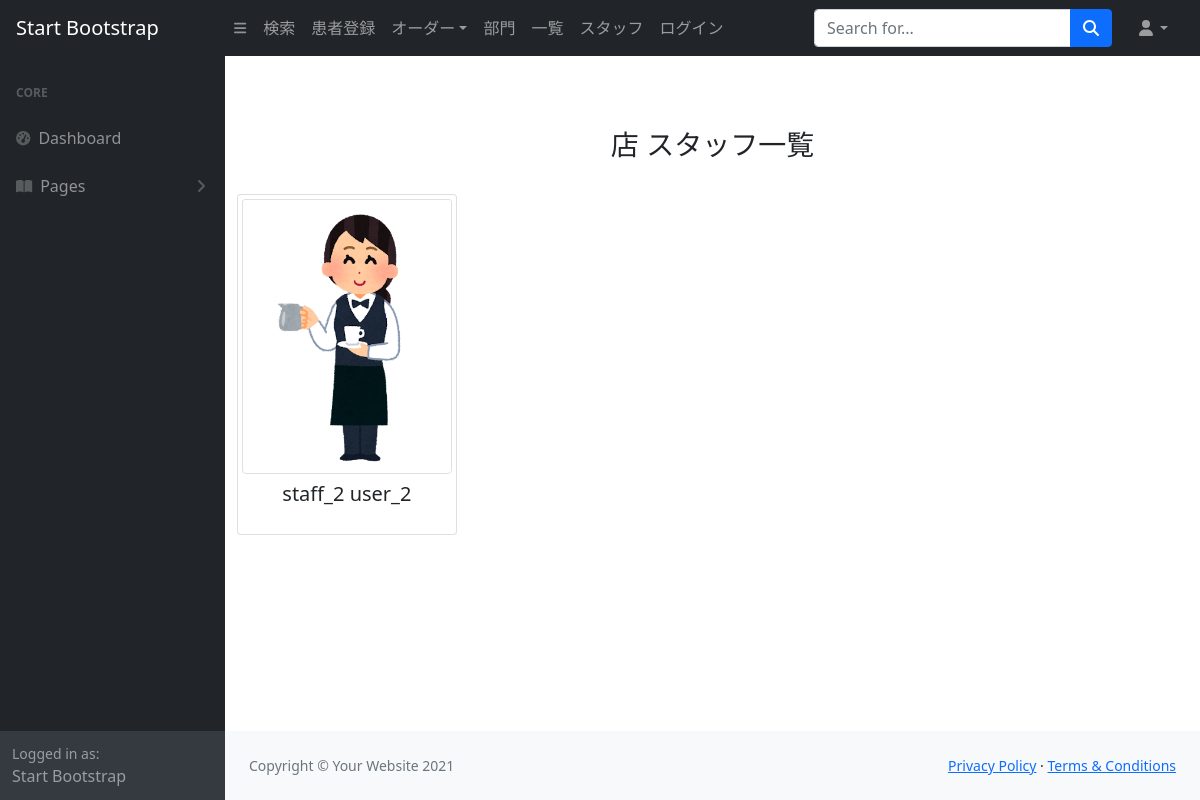
Page /store/staff/2/?pt_id=None&pt_name=None on the earlier database version.
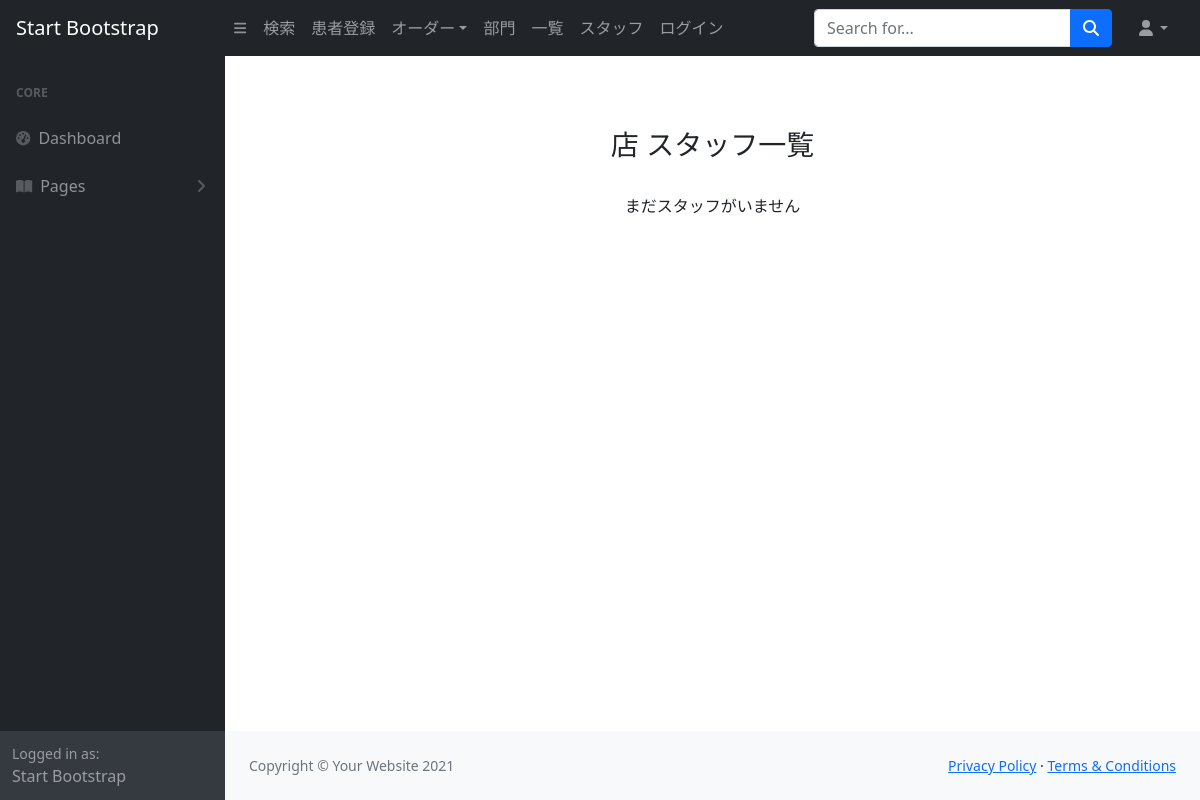
Same page on the later database version.
### app/models.py (models this page shows, shortened)
class Staff(models.Model):
    user = models.OneToOneField(CustomUser, verbose_name='スタッフ', on_delete=models.CASCADE)
    store = models.ForeignKey(Store, verbose_name='部門', on_delete=models.CASCADE)

### accounts/models.py (models this page shows, shortened)
class CustomUser(AbstractBaseUser, PermissionsMixin):
    email = models.EmailField('メールアドレス', unique=True)
    first_name = models.CharField(('姓'), max_length=30)
    last_name = models.CharField(('名'), max_length=30)
    description = models.TextField('自己紹介', default="", blank=True)
    department = models.CharField(('所属'), max_length=30, blank=True)
    image = models.ImageField(upload_to='images', verbose_name='プロフィール画像', null=True, blank=True)
    is_staff = models.BooleanField(
        ('staff status'),
        default=False,
        help_text=('Designates whether the user can log into this admin site.'),
    )
    is_active = models.BooleanField(
        ('active'),
        default=True,
        help_text=(
            'Designates whether this user should be treated as active. '
            'Unselect this instead of deleting accounts.'
        ),
    )
    objects = UserManager()
    USERNAME_FIELD = 'email'
    EMAIL_FIELD = 'email'
    REQUIRED_FIELDS = []
    class Meta:
        verbose_name = ('user')
        verbose_name_plural = ('users')

### app/views.py (the view)
# urls.py: path('store/staff/<int:pk>/', views.StaffView.as_view(), name='staff'),
class StaffView(ListView):
    template_name = 'app/staff.html'
    model = Staff
    def get_context_data(self, **kwargs):
        context = super().get_context_data(**kwargs)
        store_data = get_object_or_404(Store, id=self.kwargs['pk'])
        staff_data = Staff.objects.filter(store=store_data).select_related('user')
        context.update({
            'staff_data': staff_data,
        })
        pt_id = self.request.GET.get('pt_id')
        pt_name = self.request.GET.get('pt_name')
        context['pt_id'] = pt_id
        context['pt_name'] = pt_name
        return context
    def get_queryset(self):
        return Store.objects.all()

### app/templates/app/staff.html (shortened to what this page needs)
{% extends "app/base.html" %}
{% block content %}
<div class="text-center my-5">
    <div class="row">
        <div class="p-4 text-left">
            <h3>{{ store_data.name }}店&nbspスタッフ一覧</h3>
        </div>
    </div>
    <div class="row">
        {% for staff in staff_data %}
            <div class="col-lg-3 col-md-3 col-sm-3">
                <div class="card img-thumbnail mb-3">
                    <img class="card-img-top img-thumbnail" src="{{ staff.user.image.url }}" alt="">
                    <div class="card-body text-center px-2 pt-2">
                        <h5 class="font-weight-bold">{{ staff.user.first_name }} {{ staff.user.last_name }}</h5>
                    </div>
                </div>
            </div>
        {% empty %}
            <p>まだスタッフがいません</p>
        {% endfor %}
    </div>
</div>
{% endblock %}

### app/templates/app/base.html (shortened to what this page needs)
{% load static %}
{% load in_group %}
{% load booking %}
<!DOCTYPE html>
<html lang="ja">
    <head>
        <link href="https://cdn.jsdelivr.net/npm/simple-datatables@latest/dist/style.css" rel="stylesheet" />
        <link href="{% static 'css/styles.css' %}" rel="stylesheet" />
    </head>
    <body class="sb-nav-fixed">
        <nav class="sb-topnav navbar navbar-expand navbar-dark bg-dark">
            <a class="navbar-brand ps-3" href="index.html">Start Bootstrap</a>
            <button class="btn btn-link btn-sm order-1 order-lg-0 me-4 me-lg-0" id="sidebarToggle" href="#!"><i class="fas fa-bars"></i></button>
            <ul class="navbar-nav ml-auto">
                <li class="nav-item">
                    <a class="nav-link" href="{% url 'patient_search2' %}?pt_id={{pt_id}}&pt_name={{pt_name}}">検索</a>
                </li>
                <li class="nav-item">
                    <a class="nav-link" href="{% url 'patient_input' %}?pt_id={{pt_id}}&pt_name={{pt_name}}">患者登録</a>
                </li>
                <li class="nav-item dropdown">
                    <a class="nav-link dropdown-toggle" id="navbarDropdown" href="#" role="button" data-bs-toggle="dropdown" aria-expanded="false">オーダー</a>
                </li>
                <li class="nav-item">
                    <a class="nav-link" href="{% url 'store' %}?pt_id={{pt_id}}&pt_name={{pt_name}}">部門</a>
                </li>
                <li class="nav-item">
                    <a class="nav-link" href="{% url 'booking_list' %}">一覧</a>
                </li>
                {% if user.is_authenticated %}
                <li class="nav-item">
                    <a class="nav-link" href="{% url 'profile' %}">プロフィール</a>
                </li>
                <li class="nav-item">
                    <a class="nav-link" href="{% url 'account_logout' %}">ログアウト</a>
                </li>
                <li class="nav-item">
                    <a class="nav-link" href="{% url 'mypage' user.pk %}?pt_id={{pt_id}}&pt_name={{pt_name}}">マイページ</a>
                </li>
                {% else %}
                <li class="nav-item">
                    <a class="nav-link" href="{% url 'account_signup' %}">スタッフ</a>
                </li>
                <li class="nav-item">
                    <a class="nav-link" href="{% url 'account_login' %}">ログイン</a>
                </li>
                {% endif %}
            </ul>
            <form class="d-none d-md-inline-block form-inline ms-auto me-0 me-md-3 my-2 my-md-0">
                <div class="input-group">
                    <input class="form-control" type="text" placeholder="Search for..." aria-label="Search for..." aria-describedby="btnNavbarSearch" />
                    <button class="btn btn-primary" id="btnNavbarSearch" type="button"><i class="fas fa-search"></i></button>
                </div>
            </form>
            <ul class="navbar-nav ms-auto ms-md-0 me-3 me-lg-4">
                <li class="nav-item dropdown">
                    <a class="nav-link dropdown-toggle" id="navbarDropdown" href="#" role="button" data-bs-toggle="dropdown" aria-expanded="false"><i class="fas fa-user fa-fw"></i></a>
                </li>
            </ul>
        </nav>
        <div id="layoutSidenav">
            <div id="layoutSidenav_nav">
                <nav class="sb-sidenav accordion sb-sidenav-dark" id="sidenavAccordion">
                    <div class="sb-sidenav-menu">
                        <div class="nav">
                            <div class="sb-sidenav-menu-heading">Core</div>
                            <a class="nav-link" href="index.html">
                                <div class="sb-nav-link-icon"><i class="fas fa-tachometer-alt"></i></div>
                                Dashboard
                            </a>
                            <a class="nav-link collapsed" href="#" data-bs-toggle="collapse" data-bs-target="#collapsePages" aria-expanded="false" aria-controls="collapsePages">
                                <div class="sb-nav-link-icon"><i class="fas fa-book-open"></i></div>
                                Pages
                                <div class="sb-sidenav-collapse-arrow"><i class="fas fa-angle-down"></i></div>
                            </a>
                        </div>
                    </div>
                    <div class="sb-sidenav-footer">
                        <div class="small">Logged in as:</div>
                        Start Bootstrap
                    </div>
                </nav>
            </div>
            <div id="layoutSidenav_content">
                <main>
                    <div class="container">
                        {% block content %}
                        {% endblock %}
                    </div>
                </main>
                <footer class="py-4 bg-light mt-auto">
                    <div class="container-fluid px-4">
                        <div class="d-flex align-items-center justify-content-between small">
                            <div class="text-muted">Copyright &copy; Your Website 2021</div>
                            <div>
                                <a href="#">Privacy Policy</a>
                                &middot;
                                <a href="#">Terms &amp; Conditions</a>
                            </div>
                        </div>
                    </div>
                </footer>
            </div>
        </div>
    </body>
</html>

Differences in the rows shown:
removed Staff: user.image (picture), user.first_name "staff_2", user.last_name "user_2"
Other differences:
text now shown: "まだスタッフがいません"
